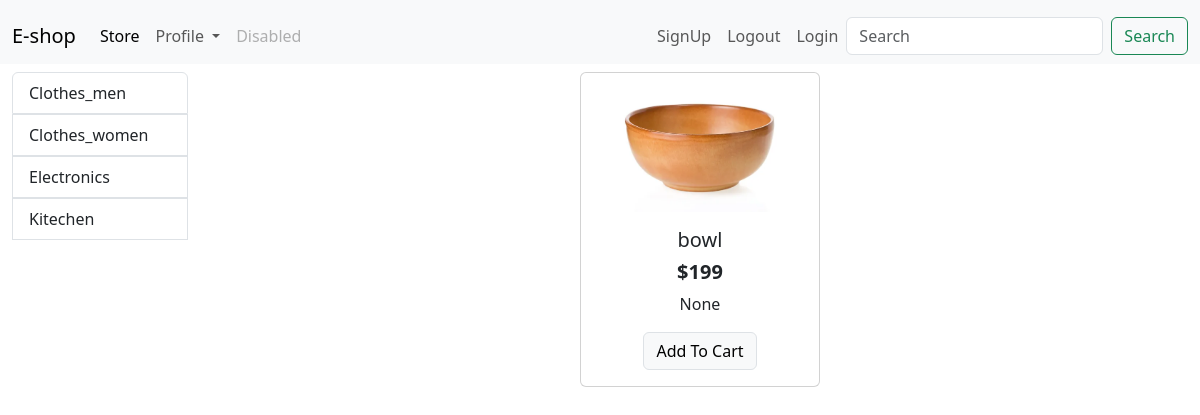
Before: /store/category/4 with the older database file.
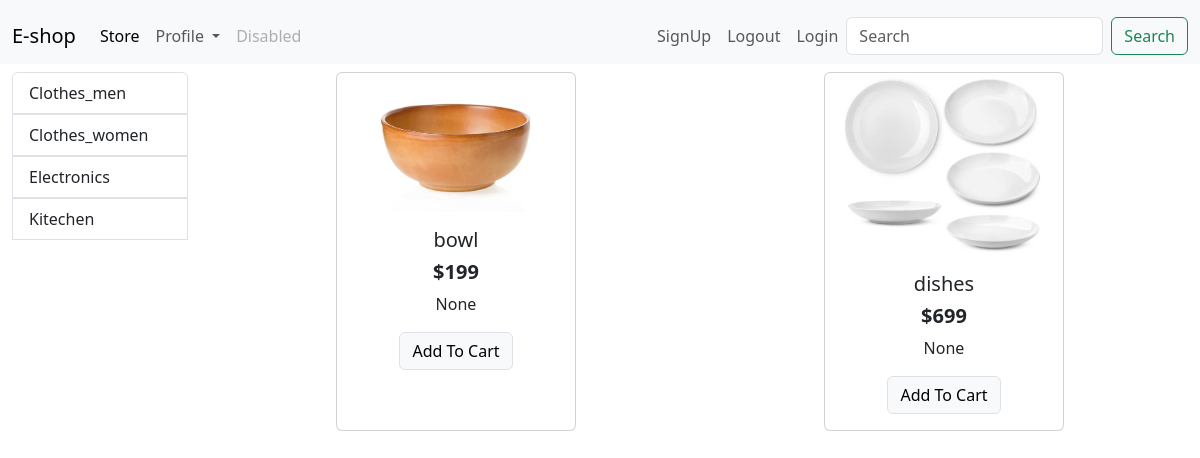
After: the same page with the newer database file.
### store/models.py (models this page shows, shortened)
class  Category(models.Model):
    name = models.CharField(max_length=20)
    @staticmethod
    def getall_category():
        return Category.objects.all()

class  Product(models.Model):
    name = models.CharField(max_length=50)
    price = models.IntegerField(default=0)
    category = models.ForeignKey(Category, on_delete=models.CASCADE,default=1)
    description = models.CharField(max_length=200,null=True, blank=True,default = '')
    image = models.ImageField(upload_to= 'product_image/')

### store/views.py (the view, shortened to what this page needs)
# urls.py: path('category/<int:category_id>', CategoryById.as_view(), name='get_product_by_category'),
class CategoryById(APIView):
    permission_classes = (AllowAny,)
    def get(self, request, category_id):
        cat_by_pro = Product.objects.filter(category = category_id)
        Categorys = Category.getall_category()
        data = {}
        data['products'] = cat_by_pro
        data['Categorys'] = Categorys
        return render(request, 'index.html', data)

### store/templates/index.html (shortened to what this page needs)
{% extends 'header.html' %}
{% block content %}
<div class="contaniner-fluid mt-2">
    <div class="row mx-auto">
        <div class="col-lg-2 ">
            <div class="list-group">
                {% for category in Categorys %}
                <a href="{% url 'get_product_by_category' category.id %}" class="list-group-item list-group-item-action">{{category.name}}</a>
                {% endfor %}
            </div>
        </div>
        <div id="product" class = "col-lg-10">
            <div class="row mx-auto">
                {% for product in products %}
                <div class="card mx-auto mb-4 text-center" style="width: 15rem;">
                    <img src="{{product.image.url}}" class="card-img-top " alt="...">
                    <div class="card-body ">
                        <h5 class="card-title">{{product.name}}</h5>
                        <h5 class="card-title"><b>${{product.price}}</b></h5>
                        <p class="card-text">{{product.description}}</p>
                        <a href="#" class="btn btn-light border btn-sn">Add To Cart</a>
                    </div>
                </div>
                {% endfor %}
            </div>
        </div>
    </div>
</div>
{% endblock %}

Changed rows visible on the page:
now on this page (row edited): Product: image (picture), name "dishes", price "699", description "None"
